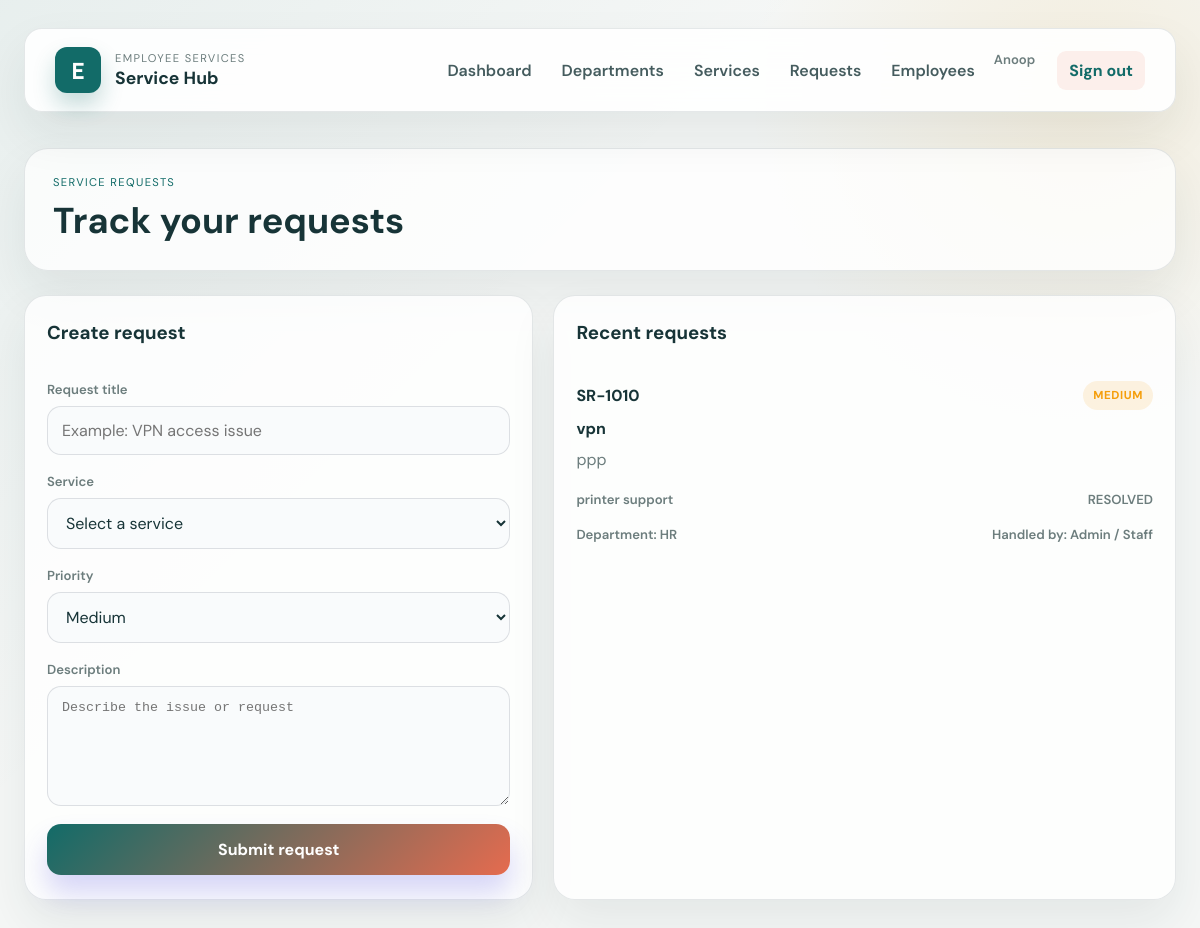
Screenshot of /requests/ (signed in) with the database file from the repository.
### service_requests/models.py (models this page shows, shortened)
class ServiceRequest(models.Model):
    PRIORITY_CHOICES=[
        ('LOW','low'),
        ('MEDIUM','medium'),
        ('HIGH','high'),
        ('URGENT','urgent'),
    ]
    STATUS_CHOICES=[
        ('OPEN','open'),
        ('ASSIGNED','assigned'),
        ('INPROGRESS','In progress'),
        ('RESOLVED','Resolved'),
        ('CLOSED','Closed'),
        ('REJECTED','Rejected'),
    ]
    ticket_number=models.CharField(max_length=20,unique=True)
    employee=models.ForeignKey(Employee,on_delete=models.CASCADE,related_name='requests')
    service=models.ForeignKey(Service,on_delete=models.CASCADE,related_name='requests')
    title=models.CharField(max_length=200)
    description=models.TextField()
    status=models.CharField(max_length=20,choices=STATUS_CHOICES,default='OPEN')
    priority=models.CharField(max_length=10,choices=PRIORITY_CHOICES,default='MEDIUM')
    created_at=models.DateTimeField(auto_now_add=True)
    updated_at=models.DateTimeField(auto_now=True)
    resolved_at=models.DateTimeField(null=True,blank=True)
    closed_at=models.DateTimeField(null=True,blank=True)

### services/models.py (models this page shows, shortened)
class Service(models.Model):
    name=models.CharField(max_length=100)
    description=models.TextField(blank=True)
    department=models.ForeignKey(Department,on_delete=models.CASCADE,related_name="services")
    is_active=models.BooleanField(default=True)
    created_at=models.DateTimeField(auto_now_add=True)

### departments/models.py (models this page shows, shortened)
class Department(models.Model):
    name=models.CharField(max_length=100,unique=True)
    description=models.TextField(blank=True)
    created_at=models.DateTimeField(auto_now_add=True)

### employees/views.py (the view, shortened to what this page needs)
# urls.py: path("requests/", service_requests_view, name="service_requests"),
@login_required(login_url="login")
def service_requests_view(request):
    employee = getattr(request.user, "employee_profile", None)
    requests = ServiceRequest.objects.select_related("employee", "service", "service__department").order_by("-created_at")
    if employee:
        requests = requests.filter(employee=employee)
    return render(request, "service_requests.html", {
        "requests": requests,
        "services": Service.objects.select_related("department").order_by("name"),
    })

### templates/service_requests.html (shortened to what this page needs)
{% extends 'base.html' %}
{% block content %}
<section class="page-section">
    <div class="page-header">
        <div>
            <p class="eyebrow neutral">Service requests</p>
            <h2>Track your requests</h2>
        </div>
    </div>
    <div class="request-layout">
        <form method="post" class="request-form">
            <h3>Create request</h3>
            <div class="field-group">
                <label for="title">Request title</label>
                <input type="text" id="title" name="title" placeholder="Example: VPN access issue" required>
            </div>
            <div class="field-group">
                <label for="service">Service</label>
                <select id="service" name="service" required>
                    <option value="">Select a service</option>
                </select>
            </div>
            <div class="field-group">
                <label for="priority">Priority</label>
                <select id="priority" name="priority">
                    <option value="MEDIUM" selected>Medium</option>
                </select>
            </div>
            <div class="field-group">
                <label for="description">Description</label>
                <textarea id="description" name="description" rows="5" placeholder="Describe the issue or request" required></textarea>
            </div>
            <button type="submit" class="primary-btn">Submit request</button>
        </form>
        <div class="request-list-panel">
            <h3>Recent requests</h3>
            {% for request in requests %}
            <article class="mini-request">
                <div class="mini-header">
                    <strong>{{ request.ticket_number }}</strong>
                    <span class="tag {{ request.priority|lower }}">{{ request.priority }}</span>
                </div>
                <h4>{{ request.title }}</h4>
                <p>{{ request.description|truncatechars:110 }}</p>
                <div class="meta-row">
                    <span>{{ request.service.name }}</span>
                    <span>{{ request.status }}</span>
                </div>
                <div class="meta-row">
                    <span>Department: {{ request.service.department.name }}</span>
                    <span>Handled by: Admin / Staff</span>
                </div>
            </article>
            {% empty %}
            <div class="empty-state">No requests yet.</div>
            {% endfor %}
        </div>
    </div>
</section>
{% endblock %}

### templates/base.html (shortened to what this page needs)
{% load static %}
<!DOCTYPE html>
<html lang="en">
<head>
    <link rel="stylesheet" href="{% static 'css/styles.css' %}">
</head>
<body>
    <div class="page-shell">
        <header class="topbar">
            <div class="brand-group">
                <div class="brand-mark">E</div>
                <div>
                    <p class="eyebrow">Employee Services</p>
                    <h1>Service Hub</h1>
                </div>
            </div>
            <nav class="nav-links" aria-label="Main navigation">
                {% if user.is_authenticated %}
                    <a href="{% url 'dashboard' %}">Dashboard</a>
                    <a href="{% url 'departments' %}">Departments</a>
                    <a href="{% url 'services' %}">Services</a>
                    <a href="{% url 'service_requests' %}">Requests</a>
                    {% if user.is_staff %}
                        <a href="{% url 'admin_employees' %}">Employees</a>
                    {% endif %}
                    <form method="post" action="{% url 'logout' %}" class="logout-form">
                        <span class="user-label">{{ user.first_name|default:user.username }}</span>
                        <button type="submit" class="logout-btn">Sign out</button>
                    </form>
                {% endif %}
            </nav>
        </header>
        <main class="content-wrap">
            {% block content %}{% endblock %}
        </main>
    </div>
</body>
</html>

### rows the page displays
ServiceRequest: ticket_number "SR-1010", priority "MEDIUM", title "vpn", description "ppp", service.name "printer support", status "RESOLVED", service.department.name "HR"

### other values shown
{{ user.first_name|default:user.username }} "Anoop"
